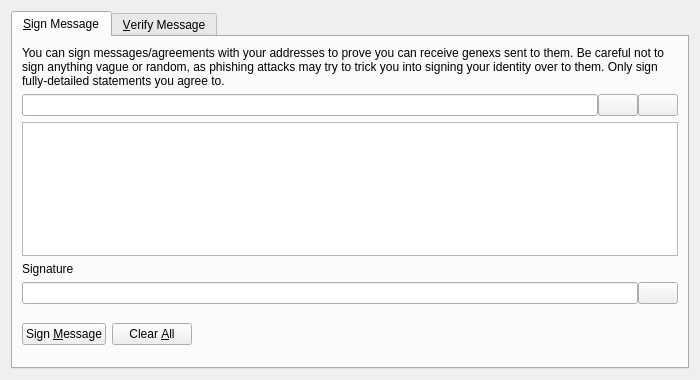
<?xml version="1.0" encoding="UTF-8"?>
<ui version="4.0">
 <class>SignVerifyMessageDialog</class>
 <widget class="QDialog" name="SignVerifyMessageDialog">
  <property name="geometry">
   <rect>
    <x>0</x>
    <y>0</y>
    <width>700</width>
    <height>380</height>
   </rect>
  </property>
  <property name="windowTitle">
   <string>Signatures - Sign / Verify a Message</string>
  </property>
  <property name="modal">
   <bool>true</bool>
  </property>
  <layout class="QVBoxLayout" name="verticalLayout">
   <item>
    <widget class="QTabWidget" name="tabWidget">
     <property name="currentIndex">
      <number>0</number>
     </property>
     <widget class="QWidget" name="tabSignMessage">
      <attribute name="title">
       <string>&amp;Sign Message</string>
      </attribute>
      <layout class="QVBoxLayout" name="verticalLayout_SM">
       <item>
        <widget class="QLabel" name="infoLabel_SM">
         <property name="text">
          <string>You can sign messages/agreements with your addresses to prove you can receive genexs sent to them. Be careful not to sign anything vague or random, as phishing attacks may try to trick you into signing your identity over to them. Only sign fully-detailed statements you agree to.</string>
         </property>
         <property name="textFormat">
          <enum>Qt::PlainText</enum>
         </property>
         <property name="wordWrap">
          <bool>true</bool>
         </property>
        </widget>
       </item>
       <item>
        <layout class="QHBoxLayout" name="horizontalLayout_1_SM">
         <property name="spacing">
          <number>0</number>
         </property>
         <item>
          <widget class="QValidatedLineEdit" name="addressIn_SM">
           <property name="toolTip">
            <string>The Genex address to sign the message with</string>
           </property>
          </widget>
         </item>
         <item>
          <widget class="QPushButton" name="addressBookButton_SM">
           <property name="toolTip">
            <string>Choose previously used address</string>
           </property>
           <property name="text">
            <string/>
           </property>
           <property name="icon">
            <iconset resource="../genex.qrc">
             <normaloff>:/icons/address-book</normaloff>:/icons/address-book</iconset>
           </property>
           <property name="shortcut">
            <string>Alt+A</string>
           </property>
           <property name="autoDefault">
            <bool>false</bool>
           </property>
          </widget>
         </item>
         <item>
          <widget class="QPushButton" name="pasteButton_SM">
           <property name="toolTip">
            <string>Paste address from clipboard</string>
           </property>
           <property name="text">
            <string/>
           </property>
           <property name="icon">
            <iconset resource="../genex.qrc">
             <normaloff>:/icons/editpaste</normaloff>:/icons/editpaste</iconset>
           </property>
           <property name="shortcut">
            <string>Alt+P</string>
           </property>
           <property name="autoDefault">
            <bool>false</bool>
           </property>
          </widget>
         </item>
        </layout>
       </item>
       <item>
        <widget class="QPlainTextEdit" name="messageIn_SM">
         <property name="toolTip">
          <string>Enter the message you want to sign here</string>
         </property>
        </widget>
       </item>
       <item>
        <widget class="QLabel" name="signatureLabel_SM">
         <property name="text">
          <string>Signature</string>
         </property>
         <property name="textFormat">
          <enum>Qt::PlainText</enum>
         </property>
        </widget>
       </item>
       <item>
        <layout class="QHBoxLayout" name="horizontalLayout_2_SM">
         <property name="spacing">
          <number>0</number>
         </property>
         <item>
          <widget class="QLineEdit" name="signatureOut_SM">
           <property name="font">
            <font>
             <italic>true</italic>
            </font>
           </property>
           <property name="readOnly">
            <bool>true</bool>
           </property>
          </widget>
         </item>
         <item>
          <widget class="QPushButton" name="copySignatureButton_SM">
           <property name="toolTip">
            <string>Copy the current signature to the system clipboard</string>
           </property>
           <property name="text">
            <string/>
           </property>
           <property name="icon">
            <iconset resource="../genex.qrc">
             <normaloff>:/icons/editcopy</normaloff>:/icons/editcopy</iconset>
           </property>
           <property name="autoDefault">
            <bool>false</bool>
           </property>
          </widget>
         </item>
        </layout>
       </item>
       <item>
        <layout class="QHBoxLayout" name="horizontalLayout_3_SM">
         <item>
          <widget class="QPushButton" name="signMessageButton_SM">
           <property name="toolTip">
            <string>Sign the message to prove you own this Genex address</string>
           </property>
           <property name="text">
            <string>Sign &amp;Message</string>
           </property>
           <property name="icon">
            <iconset resource="../genex.qrc">
             <normaloff>:/icons/edit</normaloff>:/icons/edit</iconset>
           </property>
           <property name="autoDefault">
            <bool>false</bool>
           </property>
          </widget>
         </item>
         <item>
          <widget class="QPushButton" name="clearButton_SM">
           <property name="toolTip">
            <string>Reset all sign message fields</string>
           </property>
           <property name="text">
            <string>Clear &amp;All</string>
           </property>
           <property name="icon">
            <iconset resource="../genex.qrc">
             <normaloff>:/icons/remove</normaloff>:/icons/remove</iconset>
           </property>
           <property name="autoDefault">
            <bool>false</bool>
           </property>
          </widget>
         </item>
         <item>
          <spacer name="horizontalSpacer_1_SM">
           <property name="orientation">
            <enum>Qt::Horizontal</enum>
           </property>
           <property name="sizeHint" stdset="0">
            <size>
             <width>40</width>
             <height>48</height>
            </size>
           </property>
          </spacer>
         </item>
         <item>
          <widget class="QLabel" name="statusLabel_SM">
           <property name="font">
            <font>
             <weight>75</weight>
             <bold>true</bold>
            </font>
           </property>
           <property name="text">
            <string/>
           </property>
           <property name="wordWrap">
            <bool>true</bool>
           </property>
          </widget>
         </item>
         <item>
          <spacer name="horizontalSpacer_2_SM">
           <property name="orientation">
            <enum>Qt::Horizontal</enum>
           </property>
           <property name="sizeHint" stdset="0">
            <size>
             <width>40</width>
             <height>48</height>
            </size>
           </property>
          </spacer>
         </item>
        </layout>
       </item>
      </layout>
     </widget>
     <widget class="QWidget" name="tabVerifyMessage">
      <attribute name="title">
       <string>&amp;Verify Message</string>
      </attribute>
      <layout class="QVBoxLayout" name="verticalLayout_VM">
       <item>
        <widget class="QLabel" name="infoLabel_VM">
         <property name="text">
          <string>Enter the receiver's address, message (ensure you copy line breaks, spaces, tabs, etc. exactly) and signature below to verify the message. Be careful not to read more into the signature than what is in the signed message itself, to avoid being tricked by a man-in-the-middle attack. Note that this only proves the signing party receives with the address, it cannot prove sendership of any transaction!</string>
         </property>
         <property name="textFormat">
          <enum>Qt::PlainText</enum>
         </property>
         <property name="alignment">
          <set>Qt::AlignLeading|Qt::AlignLeft|Qt::AlignTop</set>
         </property>
         <property name="wordWrap">
          <bool>true</bool>
         </property>
        </widget>
       </item>
       <item>
        <layout class="QHBoxLayout" name="horizontalLayout_1_VM">
         <property name="spacing">
          <number>0</number>
         </property>
         <item>
          <widget class="QValidatedLineEdit" name="addressIn_VM">
           <property name="toolTip">
            <string>The Genex address the message was signed with</string>
           </property>
          </widget>
         </item>
         <item>
          <widget class="QPushButton" name="addressBookButton_VM">
           <property name="toolTip">
            <string>Choose previously used address</string>
           </property>
           <property name="text">
            <string/>
           </property>
           <property name="icon">
            <iconset resource="../genex.qrc">
             <normaloff>:/icons/address-book</normaloff>:/icons/address-book</iconset>
           </property>
           <property name="shortcut">
            <string>Alt+A</string>
           </property>
           <property name="autoDefault">
            <bool>false</bool>
           </property>
          </widget>
         </item>
        </layout>
       </item>
       <item>
        <widget class="QPlainTextEdit" name="messageIn_VM"/>
       </item>
       <item>
        <widget class="QValidatedLineEdit" name="signatureIn_VM"/>
       </item>
       <item>
        <layout class="QHBoxLayout" name="horizontalLayout_2_VM">
         <item>
          <widget class="QPushButton" name="verifyMessageButton_VM">
           <property name="toolTip">
            <string>Verify the message to ensure it was signed with the specified Genex address</string>
           </property>
           <property name="text">
            <string>Verify &amp;Message</string>
           </property>
           <property name="icon">
            <iconset resource="../genex.qrc">
             <normaloff>:/icons/transaction_0</normaloff>:/icons/transaction_0</iconset>
           </property>
           <property name="autoDefault">
            <bool>false</bool>
           </property>
          </widget>
         </item>
         <item>
          <widget class="QPushButton" name="clearButton_VM">
           <property name="toolTip">
            <string>Reset all verify message fields</string>
           </property>
           <property name="text">
            <string>Clear &amp;All</string>
           </property>
           <property name="icon">
            <iconset resource="../genex.qrc">
             <normaloff>:/icons/remove</normaloff>:/icons/remove</iconset>
           </property>
           <property name="autoDefault">
            <bool>false</bool>
           </property>
          </widget>
         </item>
         <item>
          <spacer name="horizontalSpacer_1_VM">
           <property name="orientation">
            <enum>Qt::Horizontal</enum>
           </property>
           <property name="sizeHint" stdset="0">
            <size>
             <width>40</width>
             <height>48</height>
            </size>
           </property>
          </spacer>
         </item>
         <item>
          <widget class="QLabel" name="statusLabel_VM">
           <property name="font">
            <font>
             <weight>75</weight>
             <bold>true</bold>
            </font>
           </property>
           <property name="text">
            <string/>
           </property>
           <property name="wordWrap">
            <bool>true</bool>
           </property>
          </widget>
         </item>
         <item>
          <spacer name="horizontalSpacer_2_VM">
           <property name="orientation">
            <enum>Qt::Horizontal</enum>
           </property>
           <property name="sizeHint" stdset="0">
            <size>
             <width>40</width>
             <height>48</height>
            </size>
           </property>
          </spacer>
         </item>
        </layout>
       </item>
      </layout>
     </widget>
    </widget>
   </item>
  </layout>
 </widget>
 <customwidgets>
  <customwidget>
   <class>QValidatedLineEdit</class>
   <extends>QLineEdit</extends>
   <header>qt/qvalidatedlineedit.h</header>
  </customwidget>
 </customwidgets>
 <resources>
  <include location="../genex.qrc"/>
 </resources>
 <connections/>
</ui>
